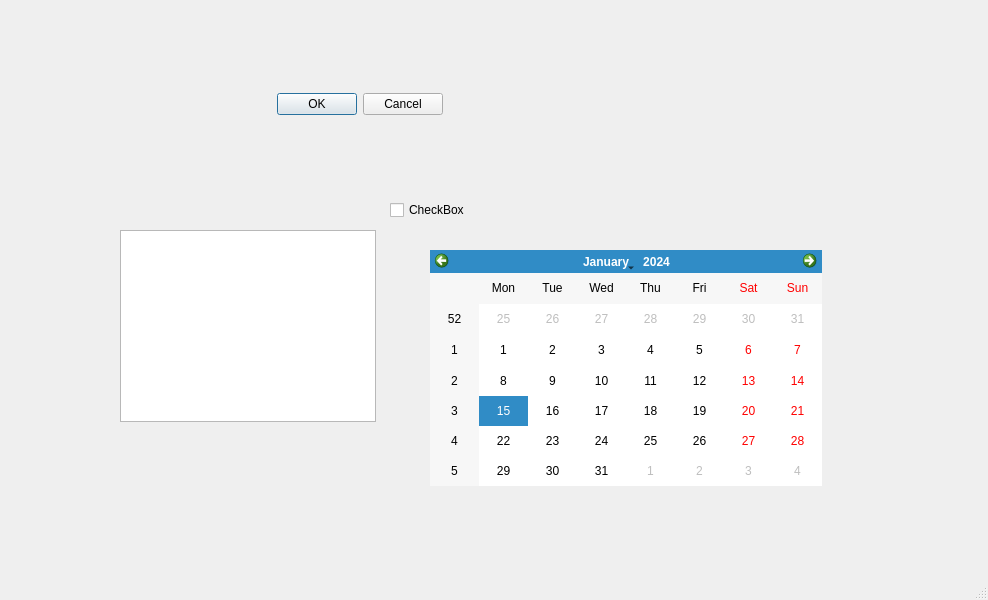
<?xml version="1.0" encoding="UTF-8"?>
<ui version="4.0">
 <class>MainWindow</class>
 <widget class="QMainWindow" name="MainWindow">
  <property name="geometry">
   <rect>
    <x>0</x>
    <y>0</y>
    <width>988</width>
    <height>600</height>
   </rect>
  </property>
  <property name="windowTitle">
   <string>MainWindow</string>
  </property>
  <widget class="QWidget" name="centralwidget">
   <widget class="QCheckBox" name="checkBox">
    <property name="geometry">
     <rect>
      <x>390</x>
      <y>200</y>
      <width>81</width>
      <height>20</height>
     </rect>
    </property>
    <property name="text">
     <string>CheckBox</string>
    </property>
   </widget>
   <widget class="QDialogButtonBox" name="buttonBox">
    <property name="geometry">
     <rect>
      <x>250</x>
      <y>90</y>
      <width>193</width>
      <height>28</height>
     </rect>
    </property>
    <property name="standardButtons">
     <set>QDialogButtonBox::Cancel|QDialogButtonBox::Ok</set>
    </property>
   </widget>
   <widget class="QListWidget" name="listWidget">
    <property name="geometry">
     <rect>
      <x>120</x>
      <y>230</y>
      <width>256</width>
      <height>192</height>
     </rect>
    </property>
   </widget>
   <widget class="QCalendarWidget" name="calendarWidget">
    <property name="geometry">
     <rect>
      <x>430</x>
      <y>250</y>
      <width>392</width>
      <height>236</height>
     </rect>
    </property>
   </widget>
  </widget>
  <widget class="QMenuBar" name="menubar">
   <property name="geometry">
    <rect>
     <x>0</x>
     <y>0</y>
     <width>988</width>
     <height>26</height>
    </rect>
   </property>
  </widget>
  <widget class="QStatusBar" name="statusbar"/>
 </widget>
 <resources/>
 <connections/>
</ui>
